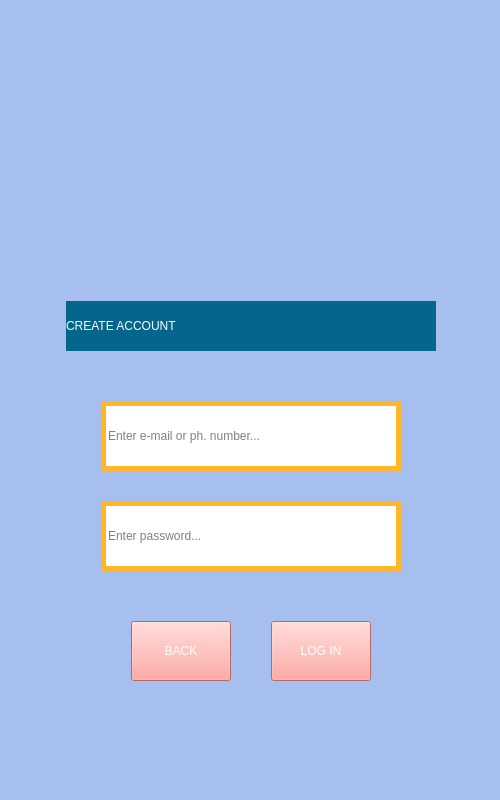
<?xml version="1.0" encoding="UTF-8"?>
<ui version="4.0">
 <class>CreateAccWindow</class>
 <widget class="QMainWindow" name="CreateAccWindow">
  <property name="geometry">
   <rect>
    <x>0</x>
    <y>0</y>
    <width>500</width>
    <height>800</height>
   </rect>
  </property>
  <property name="windowTitle">
   <string>WaterWorld</string>
  </property>
  <property name="styleSheet">
   <string notr="true">background-color: rgb(167, 191, 238);</string>
  </property>
  <widget class="QWidget" name="centralwidget">
   <widget class="QWidget" name="layoutWidget">
    <property name="geometry">
     <rect>
      <x>0</x>
      <y>0</y>
      <width>501</width>
      <height>801</height>
     </rect>
    </property>
    <layout class="QVBoxLayout" name="verticalLayout_2">
     <property name="spacing">
      <number>50</number>
     </property>
     <item>
      <spacer name="verticalSpacer_2">
       <property name="orientation">
        <enum>Qt::Vertical</enum>
       </property>
       <property name="sizeHint" stdset="0">
        <size>
         <width>20</width>
         <height>40</height>
        </size>
       </property>
      </spacer>
     </item>
     <item>
      <layout class="QHBoxLayout" name="Icon_image_layout">
       <item>
        <spacer name="horizontalSpacer_2">
         <property name="orientation">
          <enum>Qt::Horizontal</enum>
         </property>
         <property name="sizeHint" stdset="0">
          <size>
           <width>40</width>
           <height>20</height>
          </size>
         </property>
        </spacer>
       </item>
       <item>
        <widget class="QLabel" name="image_label">
         <property name="minimumSize">
          <size>
           <width>131</width>
           <height>131</height>
          </size>
         </property>
         <property name="text">
          <string/>
         </property>
         <property name="pixmap">
          <pixmap>../../../Users/nikit/Downloads/image (36).png</pixmap>
         </property>
        </widget>
       </item>
       <item>
        <spacer name="horizontalSpacer">
         <property name="orientation">
          <enum>Qt::Horizontal</enum>
         </property>
         <property name="sizeHint" stdset="0">
          <size>
           <width>40</width>
           <height>20</height>
          </size>
         </property>
        </spacer>
       </item>
      </layout>
     </item>
     <item>
      <layout class="QHBoxLayout" name="Label_layout">
       <item>
        <spacer name="horizontalSpacer_6">
         <property name="orientation">
          <enum>Qt::Horizontal</enum>
         </property>
         <property name="sizeHint" stdset="0">
          <size>
           <width>40</width>
           <height>20</height>
          </size>
         </property>
        </spacer>
       </item>
       <item>
        <widget class="QLabel" name="create_acc_label">
         <property name="minimumSize">
          <size>
           <width>370</width>
           <height>50</height>
          </size>
         </property>
         <property name="styleSheet">
          <string notr="true">background-color: rgb(5, 102, 141);
font: 36pt &quot;Stencil&quot;;
color: white;</string>
         </property>
         <property name="text">
          <string>CREATE ACCOUNT</string>
         </property>
        </widget>
       </item>
       <item>
        <spacer name="horizontalSpacer_5">
         <property name="orientation">
          <enum>Qt::Horizontal</enum>
         </property>
         <property name="sizeHint" stdset="0">
          <size>
           <width>40</width>
           <height>20</height>
          </size>
         </property>
        </spacer>
       </item>
      </layout>
     </item>
     <item>
      <layout class="QHBoxLayout" name="enter_fields_layout">
       <property name="spacing">
        <number>0</number>
       </property>
       <item>
        <spacer name="horizontalSpacer_7">
         <property name="orientation">
          <enum>Qt::Horizontal</enum>
         </property>
         <property name="sizeHint" stdset="0">
          <size>
           <width>40</width>
           <height>20</height>
          </size>
         </property>
        </spacer>
       </item>
       <item>
        <layout class="QVBoxLayout" name="edit_fields_layout">
         <property name="spacing">
          <number>30</number>
         </property>
         <item>
          <widget class="QLineEdit" name="enter_mail_phone_edit_field_2">
           <property name="minimumSize">
            <size>
             <width>300</width>
             <height>70</height>
            </size>
           </property>
           <property name="styleSheet">
            <string notr="true">border: 5px solid;
border-color: #FFB627;
background-color: rgb(255, 255, 255);
font: 10pt &quot;Stencil&quot;;
color: gray;
</string>
           </property>
           <property name="text">
            <string>Enter e-mail or ph. number...</string>
           </property>
          </widget>
         </item>
         <item>
          <widget class="QLineEdit" name="enter_password_edit_field">
           <property name="minimumSize">
            <size>
             <width>300</width>
             <height>70</height>
            </size>
           </property>
           <property name="styleSheet">
            <string notr="true">border: 5px solid;
border-color: #FFB627;
background-color: rgb(255, 255, 255);
font: 10pt &quot;Stencil&quot;;
color: gray;
</string>
           </property>
           <property name="text">
            <string>Enter password...</string>
           </property>
          </widget>
         </item>
        </layout>
       </item>
       <item>
        <spacer name="horizontalSpacer_8">
         <property name="orientation">
          <enum>Qt::Horizontal</enum>
         </property>
         <property name="sizeHint" stdset="0">
          <size>
           <width>40</width>
           <height>20</height>
          </size>
         </property>
        </spacer>
       </item>
      </layout>
     </item>
     <item>
      <layout class="QHBoxLayout" name="buttons_layout">
       <property name="spacing">
        <number>40</number>
       </property>
       <item>
        <spacer name="horizontalSpacer_4">
         <property name="orientation">
          <enum>Qt::Horizontal</enum>
         </property>
         <property name="sizeHint" stdset="0">
          <size>
           <width>40</width>
           <height>20</height>
          </size>
         </property>
        </spacer>
       </item>
       <item>
        <widget class="QPushButton" name="back_but">
         <property name="minimumSize">
          <size>
           <width>100</width>
           <height>60</height>
          </size>
         </property>
         <property name="styleSheet">
          <string notr="true">background-color: rgb(254, 147, 140);
font: 20pt  &quot;Stencil&quot;;
color: white;</string>
         </property>
         <property name="text">
          <string>BACK</string>
         </property>
        </widget>
       </item>
       <item>
        <widget class="QPushButton" name="login_but">
         <property name="minimumSize">
          <size>
           <width>100</width>
           <height>60</height>
          </size>
         </property>
         <property name="styleSheet">
          <string notr="true">background-color: rgb(254, 147, 140);
font: 20pt  &quot;Stencil&quot;;
color: white;</string>
         </property>
         <property name="text">
          <string>LOG IN</string>
         </property>
        </widget>
       </item>
       <item>
        <spacer name="horizontalSpacer_3">
         <property name="orientation">
          <enum>Qt::Horizontal</enum>
         </property>
         <property name="sizeHint" stdset="0">
          <size>
           <width>40</width>
           <height>20</height>
          </size>
         </property>
        </spacer>
       </item>
      </layout>
     </item>
     <item>
      <spacer name="verticalSpacer">
       <property name="orientation">
        <enum>Qt::Vertical</enum>
       </property>
       <property name="sizeHint" stdset="0">
        <size>
         <width>20</width>
         <height>40</height>
        </size>
       </property>
      </spacer>
     </item>
    </layout>
   </widget>
  </widget>
  <widget class="QStatusBar" name="statusbar"/>
 </widget>
 <resources/>
 <connections/>
</ui>
